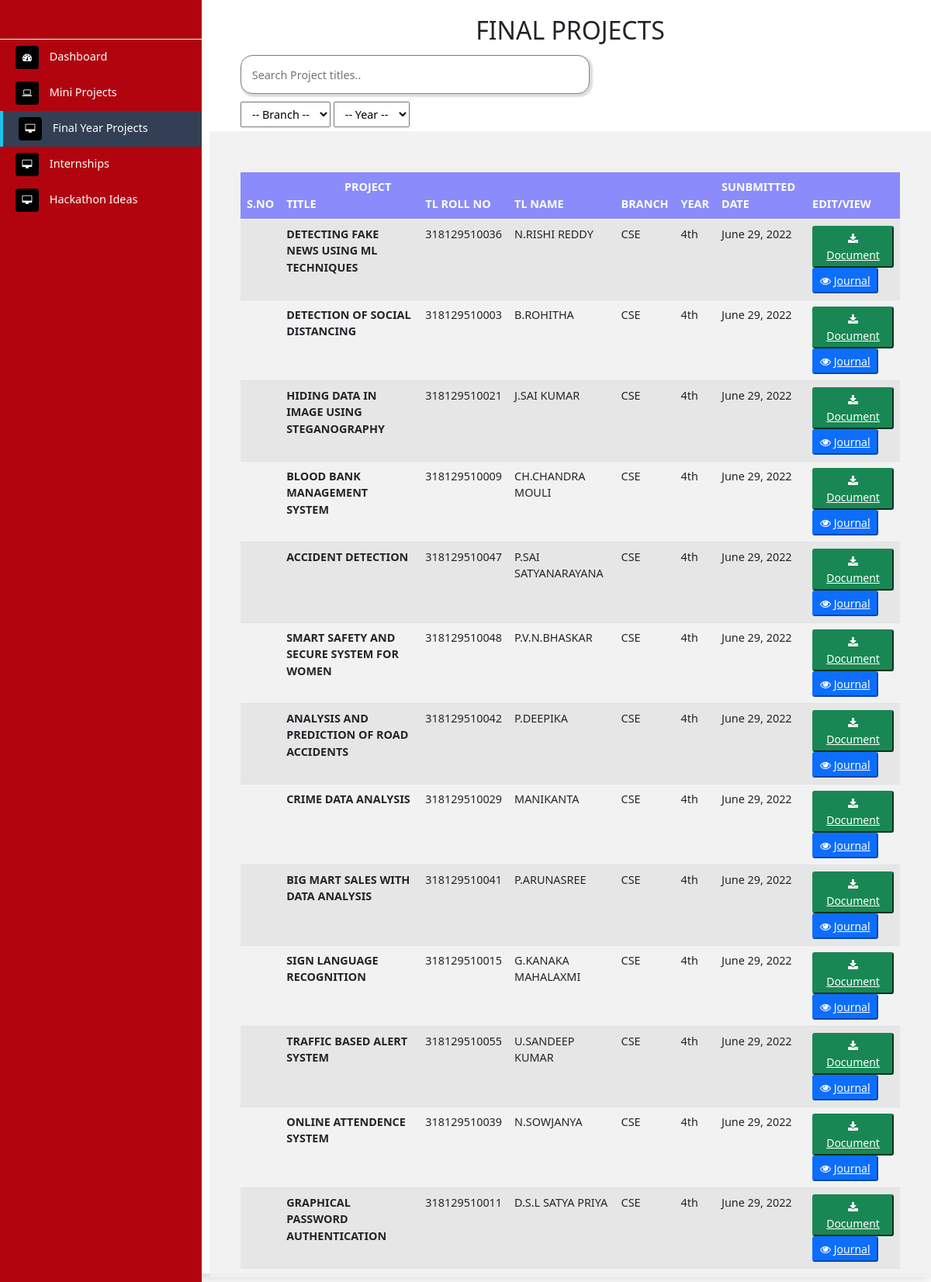
Page /projects/final_projects on the committed database.
### projects/models.py (models this page shows)
class Project(models.Model):
    roll_no = models.CharField(max_length=12)
    name = models.CharField(max_length=100)
    branch = models.CharField(choices=BRANCHES, max_length=20)
    category = models.CharField(choices=CATEGORY, max_length=20)
    year = models.CharField(max_length=10)
    project_title = models.CharField(max_length=100)
    description = models.TextField(max_length=500)
    document = models.CharField(max_length=100)
    video = models.CharField(max_length=100, null=True, blank=True)
    date_created = models.DateField(auto_now_add=True, null=True)

### projects/views.py (the view)
# urls.py: path('final_projects', views.finalProjects, name='finalProjects'),
def finalProjects(request):
    projects = Project.objects.filter(category="FINAL_PROJECT")
    context = {'projects': projects}
    return render(request, 'final_projects.html', context)

### templates/final_projects.html (shortened to what this page needs)
{% extends 'baseDashboard.html' %}
{% load static %}
{% block content %}
<h2 style="text-align:center;">FINAL PROJECTS</h2>
<div class="search">
    <input type="text" id="myInput" onkeyup="myFunction()" placeholder=" Search Project titles.." title="Type in a name">
</div>
<div class="filter">
    <select name="branch" class="branch" id="branch">
        <option value="">-- Branch --</option>
    </select>
    <select name="year" class="year" id="year">
        <option value="">-- Year --</option>
    </select>
</div>
<div class="cont2">
 <table class="table mt-5 table-striped" id="myTable">
   <thead class="text-white">
     <tr style="background-color: rgba(93, 93, 255, 0.692);">
      <th scope="col"><b>S.NO</b></th>
       <th scope="col"><b>&nbsp; &nbsp; &nbsp; &nbsp; &nbsp;&nbsp;&nbsp; &nbsp; &nbsp;&nbsp;&nbsp;&nbsp;&nbsp;&nbsp;PROJECT TITLE</b></th>
       <th scope="col"><b>TL ROLL NO</b></th>
       <th scope="col"><b>TL NAME</b></th>
       <th scope="col"><b>BRANCH</b></th>
       <th scope="col"><b>YEAR</b></th>
       <th scope="col"><b>SUNBMITTED DATE</b></th>
       <th scope="col"><b>EDIT/VIEW</b></th>
     </tr>
   </thead>
   <tbody>
     {% for p in projects %}
     <tr>
       <td></td>
       <td scope="row"> <strong>{{p.project_title}}</strong> </td>
       <td>{{p.roll_no}}</td>
       <td>{{p.name}}</td>
       <td>{{p.branch}}</td>
       <td>{{p.year}}</td>
       <td>{{p.date_created}}</td>
       <td>
       <button class="btn-sm btn-success"> <i class="fa fa-download" aria-hidden="true"></i> <a style="color: white;" href="{{p.document}}"target="_blank">Document</a></button>
       <button class="btn-sm btn-primary"> <i class="fa fa-eye"></i>  <a style="color: white;" href="{{p.video}}" target="_blank">Journal</a></button>
       </td>
     </tr>
     {% endfor %}
   </tbody>
 </table>
</div>
{% endblock content  %}

### innovationHub/innovationHub/static/css/style.css (style rules this page uses)
body { font-size: 0.9rem; }
#myInput { width: 450px; height: 50px; border-radius: 15px; }
.page-content .cont2 { background-color: rgba(240, 240, 240, 0.87); width: 100%; height: 90vh; }
.page-wrapper .page-content > div { padding: 5px 40px; }

### innovationHub/innovationHub/static/css/index.css (style rules this page uses)
* { margin: 0; padding: 0; box-sizing: border-box; }
.search input { border: 1px solid gray; border-radius: 5px; box-shadow: 2px 2px 2px 2px #00000022; padding: 0 10px; }
.filter select { padding: 5px 10px; }

### rows in the picture
Project: project_title "DETECTING FAKE NEWS USING ML TECHNIQUES", roll_no "318129510036", name "N.RISHI REDDY", branch "CSE", year "4th", date_created "June 29, 2022"
Project: project_title "DETECTION OF SOCIAL DISTANCING", roll_no "318129510003", name "B.ROHITHA", branch "CSE", year "4th", date_created "June 29, 2022"
Project: project_title "HIDING DATA IN IMAGE USING STEGANOGRAPHY", roll_no "318129510021", name "J.SAI KUMAR", branch "CSE", year "4th", date_created "June 29, 2022"
Project: project_title "BLOOD BANK MANAGEMENT SYSTEM", roll_no "318129510009", name "CH.CHANDRA MOULI", branch "CSE", year "4th", date_created "June 29, 2022"
Project: project_title "ACCIDENT DETECTION", roll_no "318129510047", name "P.SAI SATYANARAYANA", branch "CSE", year "4th", date_created "June 29, 2022"
Project: project_title "SMART SAFETY AND SECURE SYSTEM FOR WOMEN", roll_no "318129510048", name "P.V.N.BHASKAR", branch "CSE", year "4th", date_created "June 29, 2022"
Project: project_title "ANALYSIS AND PREDICTION OF ROAD ACCIDENTS", roll_no "318129510042", name "P.DEEPIKA", branch "CSE", year "4th", date_created "June 29, 2022"
Project: project_title "CRIME DATA ANALYSIS", roll_no "318129510029", name "MANIKANTA", branch "CSE", year "4th", date_created "June 29, 2022"
Project: project_title "BIG MART SALES WITH DATA ANALYSIS", roll_no "318129510041", name "P.ARUNASREE", branch "CSE", year "4th", date_created "June 29, 2022"
Project: project_title "SIGN LANGUAGE RECOGNITION", roll_no "318129510015", name "G.KANAKA MAHALAXMI", branch "CSE", year "4th", date_created "June 29, 2022"
Project: project_title "TRAFFIC BASED ALERT SYSTEM", roll_no "318129510055", name "U.SANDEEP KUMAR", branch "CSE", year "4th", date_created "June 29, 2022"
Project: project_title "ONLINE ATTENDENCE SYSTEM", roll_no "318129510039", name "N.SOWJANYA", branch "CSE", year "4th", date_created "June 29, 2022"
Project: project_title "GRAPHICAL PASSWORD AUTHENTICATION", roll_no "318129510011", name "D.S.L SATYA PRIYA", branch "CSE", year "4th", date_created "June 29, 2022"
